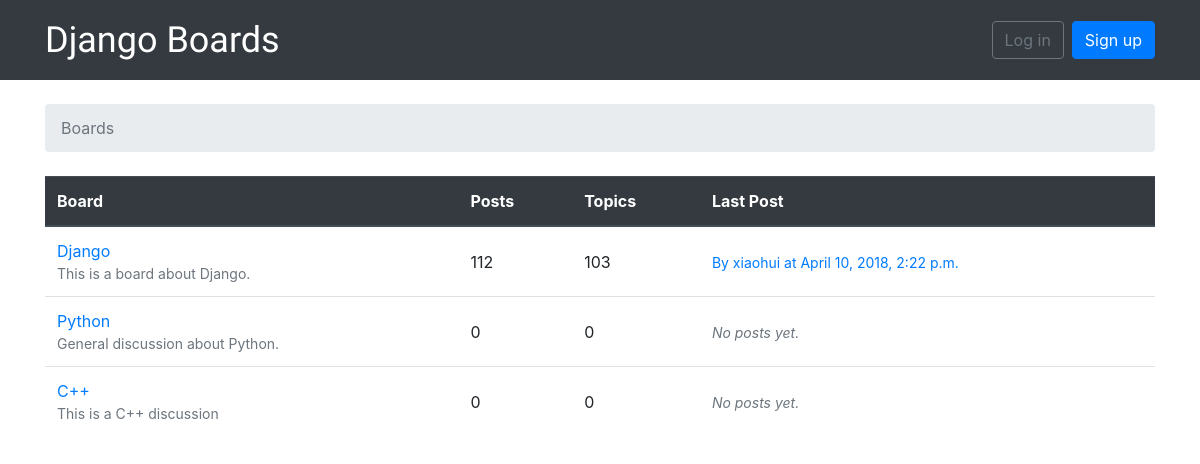
The page / on the database its author committed.
### boards/models.py (models this page shows, shortened)
class Board(models.Model):
    name = models.CharField(max_length=25, unique=True)
    description = models.CharField(max_length=125)
    def get_posts_count(self):
        return Post.objects.filter(topic__board=self).count()
    def get_last_post(self):
        rs = Post.objects.filter(topic__board=self).order_by('-created_at').first()
        return rs

class Post(models.Model):
    message = models.TextField(max_length=8000)
    topic = models.ForeignKey(Topic, on_delete=models.CASCADE, related_name='posts')
    created_at = models.DateTimeField(auto_now_add=True)
    updated_at = models.DateTimeField(null=True)
    created_by = models.ForeignKey(User, on_delete=models.CASCADE, related_name='posts')
    updated_by = models.ForeignKey(User, null=True, on_delete=models.CASCADE, related_name='+')

### boards/views.py (the view)
# urls.py: url(r'^$', views.BoardListView.as_view(), name="home"),
class BoardListView(ListView):
    model = Board
    context_object_name = 'boards'
    template_name = 'home.html'

### templates/home.html
{% extends 'base.html' %}
{% block breadcrumb %}
    <li class="breadcrumb-item active">Boards</li>
{% endblock %}
{% block content %}
    <table class="table">
        <thead class="thead-dark">
        <tr>
            <th>Board</th>
            <th>Posts</th>
            <th>Topics</th>
            <th>Last Post</th>
        </tr>
        </thead>
        <tbody>
        {% for board in boards %}
            <tr>
                <td>
                    <a href="{% url 'board_topics' board.pk %}">{{ board.name }}</a>
                    <small class="text-muted d-block">{{ board.description }}</small>
                </td>
                <td class="align-middle">
                    {{ board.get_posts_count }}
                </td>
                <td class="align-middle">
                    {{ board.topics.count }}
                </td>
                <td class="align-middle">
                    {% with post=board.get_last_post %}
                        {% if post %}
                            <small>
                                <a href="{% url 'topic_posts' board.pk post.topic.pk %}">
                                    By {{ post.created_by.username }} at {{ post.created_at }}
                                </a>
                            </small>
                        {% else %}
                            <small class="text-muted">
                                <em>No posts yet.</em>
                            </small>
                        {% endif %}
                    {% endwith %}
                </td>
            </tr>
        {% endfor %}
        </tbody>
    </table>
{% endblock %}

### rows shown on the page
Board: name "Django", description "This is a board about Django.", get_posts_count "112", topics.count "103", get_last_post.created_by.username "xiaohui", get_last_post.created_at "April 10, 2018, 2:22 p.m."
Board: name "Python", description "General discussion about Python.", get_posts_count "0", topics.count "0", shows "No posts yet."
Board: name "C++", description "This is a C++ discussion", get_posts_count "0", topics.count "0", shows "No posts yet."
